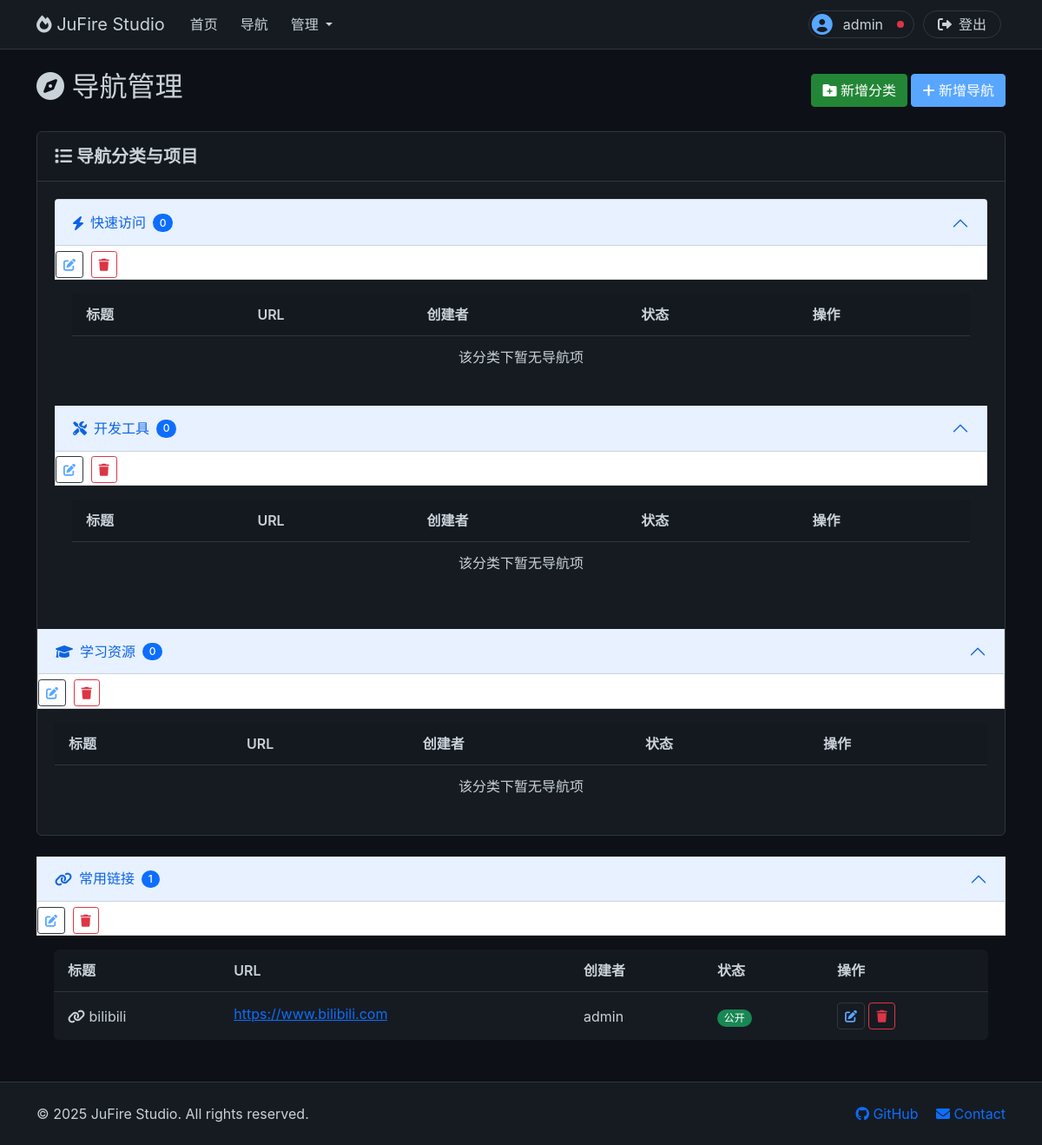
The page /admin/navigation (signed in) on the database its author committed.
### app.py (models this page shows, shortened)
class User(db.Model):
    id = db.Column(db.Integer, primary_key=True)
    username = db.Column(db.String(80), unique=True, nullable=False)
    email = db.Column(db.String(120), unique=True, nullable=False)
    password_hash = db.Column(db.String(120), nullable=False)
    role = db.Column(db.Integer, default=ROLE_GUEST)
    created_at = db.Column(db.DateTime, default=datetime.now)
    is_active = db.Column(db.Boolean, default=True)
    avatar_path = db.Column(db.String(200), default=None)

class NavCategory(db.Model):
    id = db.Column(db.Integer, primary_key=True)
    name = db.Column(db.String(50), nullable=False)
    icon = db.Column(db.String(50), default="fas fa-link")
    order = db.Column(db.Integer, default=0)
    created_at = db.Column(db.DateTime, default=datetime.now)
    created_by = db.Column(db.Integer, db.ForeignKey("user.id"))
    creator = db.relationship("User", backref=db.backref("nav_categories", lazy=True))
    nav_items = db.relationship(
        "NavItem", backref="category", lazy=True, cascade="all, delete-orphan"
    )

class NavItem(db.Model):
    id = db.Column(db.Integer, primary_key=True)
    title = db.Column(db.String(100), nullable=False)
    url = db.Column(db.String(200), nullable=False)
    description = db.Column(db.Text)
    icon = db.Column(db.String(50), default="fas fa-link")
    is_public = db.Column(db.Boolean, default=True)
    order = db.Column(db.Integer, default=0)
    created_at = db.Column(db.DateTime, default=datetime.now)
    category_id = db.Column(db.Integer, db.ForeignKey("nav_category.id"))
    created_by = db.Column(db.Integer, db.ForeignKey("user.id"))
    creator = db.relationship("User", backref=db.backref("nav_items", lazy=True))

### app.py (the view)
        def decorated_function(*args, **kwargs):
            if "user_id" not in session:
                return redirect(url_for("login"))
            user = db.session.get(User, session["user_id"])
            if not user or user.role < min_role:
                flash("权限不足", "error")
                return redirect(url_for("index"))
            return f(*args, **kwargs)

### templates/admin/navigation.html (shortened to what this page needs)
{% extends "base.html" %}
{% block content %}
<div class="container mt-4">
    <div class="row">
        <div class="col-12">
            <div class="d-flex justify-content-between align-items-center mb-4">
                <h2><i class="fas fa-compass"></i> 导航管理</h2>
                <div>
                    <button class="btn btn-success" data-bs-toggle="modal" data-bs-target="#addCategoryModal">
                        <i class="fas fa-folder-plus"></i> 新增分类
                    </button>
                    <button class="btn btn-primary" data-bs-toggle="modal" data-bs-target="#addNavItemModal">
                        <i class="fas fa-plus"></i> 新增导航
                    </button>
                </div>
            </div>
        </div>
    </div>
    <div class="row">
        <div class="col-12">
            <div class="card mb-4">
                <div class="card-header">
                    <h5 class="mb-0"><i class="fas fa-list"></i> 导航分类与项目</h5>
                </div>
                <div class="card-body">
                    <div class="accordion" id="categoriesAccordion">
                        {% for category in categories %}
                        <div class="accordion-item">
                            <h2 class="accordion-header" id="heading{{ category.id }}">
                                <button class="accordion-button" type="button" data-bs-toggle="collapse"
                                    data-bs-target="#collapse{{ category.id }}" aria-expanded="true"
                                    aria-controls="collapse{{ category.id }}">
                                    <i class="{{ category.icon }} me-2"></i> {{ category.name }}
                                    <span class="badge bg-primary ms-2">{{ category.nav_items|length }}</span>
                                    <div class="ms-auto">
                                        <button class="btn btn-sm btn-outline-primary edit-category-btn"
                                            data-category-id="{{ category.id }}"
                                            data-category-name="{{ category.name }}"
                                            data-category-icon="{{ category.icon }}"
                                            data-category-order="{{ category.order }}">
                                            <i class="fas fa-edit"></i>
                                        </button>
                                        <button class="btn btn-sm btn-outline-danger delete-category-btn"
                                            data-category-id="{{ category.id }}">
                                            <i class="fas fa-trash"></i>
                                        </button>
                                    </div>
                                </button>
                            </h2>
                            <div id="collapse{{ category.id }}" class="accordion-collapse collapse show"
                                aria-labelledby="heading{{ category.id }}" data-bs-parent="#categoriesAccordion">
                                <div class="accordion-body">
                                    <div class="table-responsive">
                                        <table class="table table-hover">
                                            <thead>
                                                <tr>
                                                    <th>标题</th>
                                                    <th>URL</th>
                                                    <th>创建者</th>
                                                    <th>状态</th>
                                                    <th>操作</th>
                                                </tr>
                                            </thead>
                                            <tbody>
                                                {% for item in nav_items if item.category_id == category.id %}
                                                <tr>
                                                    <td>
                                                        <i class="{{ item.icon }}"></i> {{ item.title }}
                                                    </td>
                                                    <td>
                                                        <a href="{{ item.url }}" target="_blank"
                                                            class="text-truncate d-inline-block"
                                                            style="max-width: 200px;">
                                                            {{ item.url }}
                                                        </a>
                                                    </td>
                                                    <td>{{ item.creator.username }}</td>
                                                    <td>
                                                        {% if item.is_public %}
                                                        <span class="badge bg-success">公开</span>
                                                        {% else %}
                                                        <span class="badge bg-secondary">私有</span>
                                                        {% endif %}
                                                    </td>
                                                    <td>
                                                        <button class="btn btn-sm btn-outline-primary edit-nav-item-btn"
                                                            data-item-id="{{ item.id }}"
                                                            data-item-title="{{ item.title }}"
                                                            data-item-url="{{ item.url }}"
                                                            data-item-description="{{ item.description }}"
                                                            data-item-icon="{{ item.icon }}"
                                                            data-item-is-public="{{ item.is_public|lower }}"
                                                            data-item-category-id="{{ item.category_id }}"
                                                            data-item-order="{{ item.order }}">
                                                            <i class="fas fa-edit"></i>
                                                        </button>
                                                        <button
                                                            class="btn btn-sm btn-outline-danger delete-nav-item-btn"
                                                            data-item-id="{{ item.id }}">
                                                            <i class="fas fa-trash"></i>
                                                        </button>
                                                    </td>
                                                </tr>
                                                {% else %}
                                                <tr>
                                                    <td colspan="5" class="text-center">该分类下暂无导航项</td>
                                                </tr>
                                                {% endfor %}
                                            </tbody>
                                        </table>
                                    </div>
                                </div>
                            </div>
                        </div>
                        {% endfor %}
                    </div>
                </div>
            </div>
        </div>
    </div>
</div>
{% endblock %}

### templates/base.html (shortened to what this page needs)
<!DOCTYPE html>
<html lang="zh-CN">
<head>
    <link href="https://cdn.jsdelivr.net/npm/bootstrap@5.1.3/dist/css/bootstrap.min.css" rel="stylesheet">
    <link href="https://cdnjs.cloudflare.com/ajax/libs/font-awesome/6.0.0/css/all.min.css" rel="stylesheet">
    <link href="{{ url_for('static', filename='css/style.css') }}" rel="stylesheet">
</head>
<body>
    <nav class="navbar navbar-expand-lg navbar-dark">
        <div class="container">
            <a class="navbar-brand" href="{{ url_for('index') }}">
                <i class="fas fa-fire"></i> JuFire Studio
            </a>
            <div class="collapse navbar-collapse" id="navbarNav">
                <ul class="navbar-nav me-auto">
                    <li class="nav-item" style="margin: 0 5px;">
                        <a class="nav-link" href="{{ url_for('index') }}">首页</a>
                    </li>
                    {% if current_user and current_user.role >= 1 %}
                    <li class="nav-item" style="margin: 0 5px;">
                        <a class="nav-link" href="{{ url_for('navigation') }}">导航</a>
                    </li>
                    {% endif %}
                    {% if current_user and current_user.role >= 2 %}
                    <li class="nav-item dropdown" style="margin: 0 5px;" {% if current_user.is_anonymous or current_user.role < 2 %}hidden{% endif %}>
                        <a class="nav-link dropdown-toggle" href="#" id="navbarDropdown" role="button"
                            data-bs-toggle="dropdown" aria-expanded="false">
                            管理
                        </a>
                    </li>
                    {% endif %}
                </ul>
                <ul class="navbar-nav">
                    {% if current_user %}
                    <li class="nav-item" style="display: flex; align-items: center; margin: 0 5px;">
                        <a class="nav-link" href="{{ url_for('profile') }}"
                            style="border: 1px solid var(--github-border); border-radius: 16px; height: 32px; padding: 0; display: flex; align-items: center; justify-content: center; overflow: hidden; margin: auto 0;">
                            <div
                                style="width: 32px; height: 32px; border-radius: 50%; overflow: hidden; display: flex; align-items: center; justify-content: center; flex-shrink: 0; margin: 0 0 0 -1px;">
                                {% if current_user.avatar_path %}
                                <img src="{{ url_for('user_avatar', filename=current_user.avatar_path) }}"
                                    alt="{{ current_user.username }}的头像"
                                    style="width: 24px; height: 24px; border-radius: 50%; overflow: hidden; object-fit: cover; display: block;">
                                {% else %}
                                <i class="fas fa-user-circle"
                                    style="font-size: 24px; color: var(--github-accent); display: flex; align-items: center; justify-content: center;"></i>
                                {% endif %}
                            </div>
                            <span style="padding: 0 4px 0 8px; line-height: 32px;">{{ current_user.username
                                }}</span>
                            {% if current_user.role == 0 %}
                            <div
                                style="width: 32px; height: 32px; display: flex; align-items: center; justify-content: center; margin-right: -1px;">
                                <span class="badge rounded-circle bg-secondary"
                                    style="width: 8px; height: 8px; padding: 0; display: block;"
                                    title="权限等级: {{ current_user.role }} (普通用户)"></span>
                            </div>
                            {% elif current_user.role >= 3 %}
                            <div
                                style="width: 32px; height: 32px; display: flex; align-items: center; justify-content: center; margin-right: -1px;">
                                <span class="badge rounded-circle bg-danger"
                                    style="width: 8px; height: 8px; padding: 0; display: block;"
                                    title="权限等级: {{ current_user.role }} (超级管理员)"></span>
                            </div>
                            {% endif %}
                        </a>
                    </li>
                    <li class="nav-item" style="margin: 0 5px;">
                        <a class="nav-link" href="{{ url_for('logout') }}" title="退出登录"
                            style="border: 1px solid var(--github-border); border-radius: 16px; height: 32px; padding: 0 8px; display: flex; align-items: center; justify-content: center; overflow: hidden; margin: auto 0;">
                            <div
                                style="width: 32px; height: 32px; display: flex; align-items: center; justify-content: center;">
                                <i class="fas fa-sign-out-alt"></i>
                            </div>
                            <span style="padding: 0 8px 0 0; line-height: 32px;">登出</span>
                        </a>
                    </li>
                    {% endif %}
                </ul>
            </div>
        </div>
    </nav>
    <div id="messages" class="toast-container position-fixed bottom-0 end-0 p-3" style="z-index: 9999;"></div>
    <main>
        {% block content %}{% endblock %}
    </main>
    <footer class="footer py-4">
        <div class="container">
            <div class="row">
                <div class="col-md-6">
                    <p class="mb-0">&copy; 2025 JuFire Studio. All rights reserved.</p>
                </div>
                <div class="col-md-6 text-end">
                    <a href="#" class="text-decoration-none me-3">
                        <i class="fab fa-github"></i> GitHub
                    </a>
                    <a href="#" class="text-decoration-none">
                        <i class="fas fa-envelope"></i> Contact
                    </a>
                </div>
            </div>
        </div>
    </footer>
</body>
</html>

### rows shown on the page
User: username "admin"
NavCategory: name "快速访问", nav_items|length "0"
NavCategory: name "开发工具", nav_items|length "0"
NavCategory: name "学习资源", nav_items|length "0"
NavCategory: name "常用链接", nav_items|length "1"
NavItem: title "bilibili", url "https://www.bilibili.com", creator.username "admin", is_public "公开"
